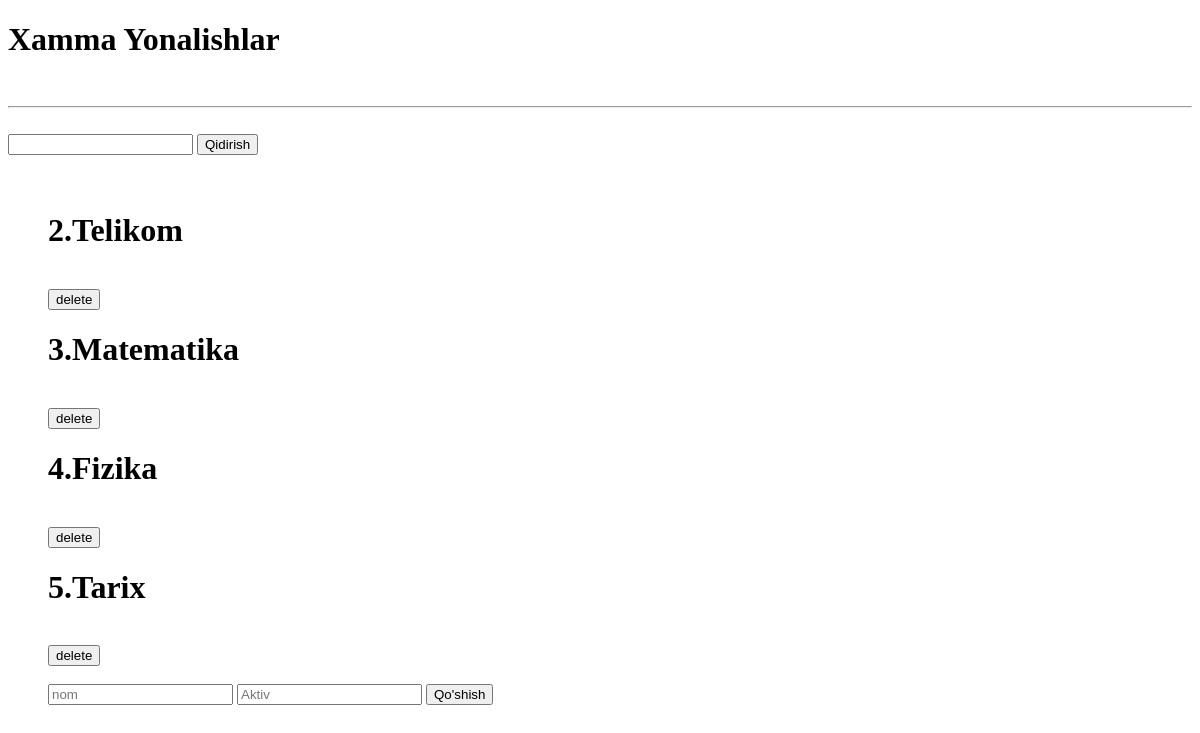
The app's page /yonalish/, older data.
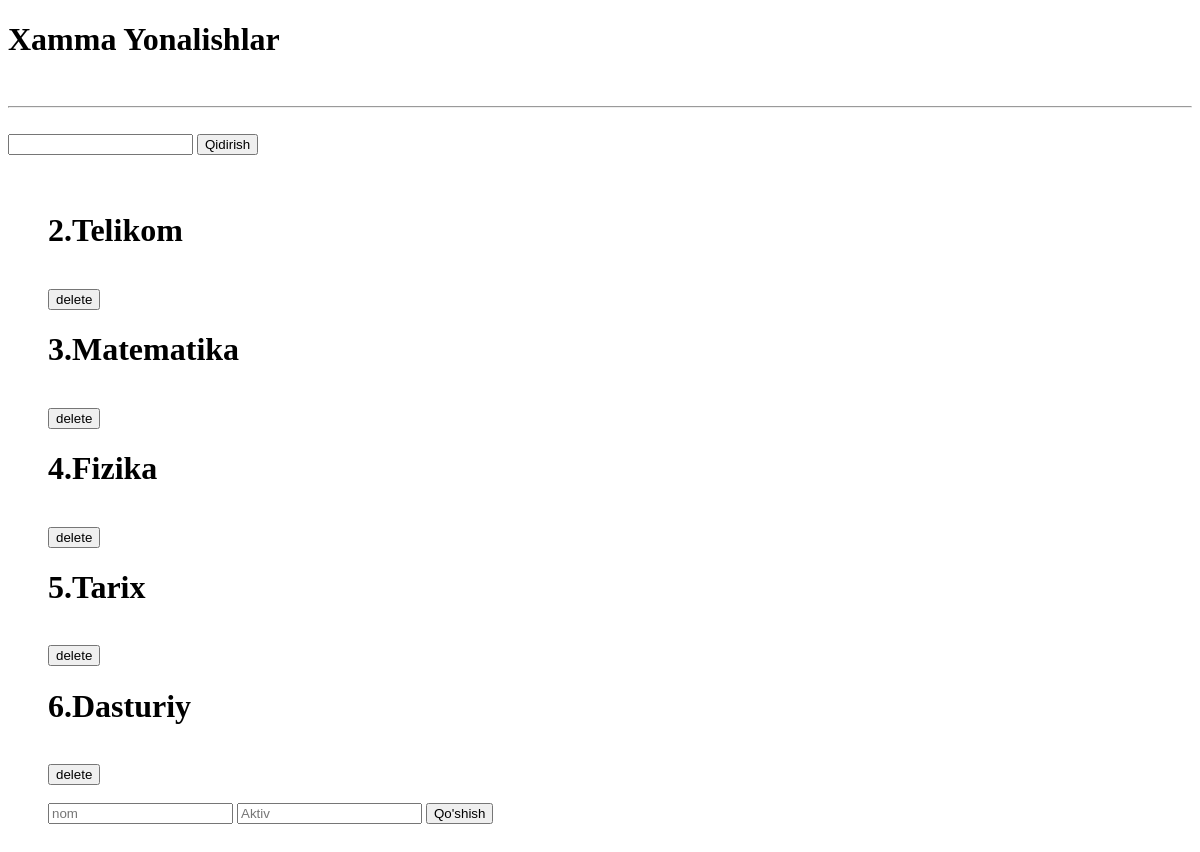
The same page, newer data.
### asosiy/models.py (models this page shows, shortened)
class Yonalish(models.Model):
    nom = models.CharField(max_length=100)
    aktiv = models.BooleanField(default=True)

### asosiy/views.py (the view)
# urls.py: path('yonalish/', yonalishlar),
def yonalishlar(request):
    if request.method=='POST':
        Yonalish.objects.create(
            nom=request.POST.get('nom'),
            aktiv=request.POST.get('aktiv'),
        )
        return redirect("/yonalish/")
    soz=request.GET.get('qidiruv')
    if soz=='' or soz is None:
       content={
           "yonalish":Yonalish.objects.all()
        }
    else:
        content={
            "yonalish":Yonalish.objects.filter(ism__contains=soz)
        }
    return render(request,"yonalish.html",content)

### templates/yonalish.html (shortened to what this page needs)
<!DOCTYPE html>
<html>
  <head>
  </head>
  <body>
    <h1>Xamma Yonalishlar</h1>
     <br>
    <hr>
    <br>
    <form method="get">
      <input type="text" name="qidiruv">
      <button>Qidirish</button>
    </form>
    <br>
    <br>
    <ul>
      {% for k in yonalish%}
      <h1>{{k.id}}.{{k.nom}}</h1>
      <br>
      <a href="/bitta_ochir/{{i.id}}/"><button>delete</button></a>
  {% endfor%}
         <br>
         <br>
             <form method="post">{% csrf_token %}
        <input type="text" name="nom" placeholder="nom">
        <input type="text" name="aktiv" placeholder="Aktiv">
        <button type="submit">Qo'shish</button>
    </form>
    <br>
    <br>
   </ul>
  </body>
</html>

Row changes from the older to the newer data that the page shows:
added Yonalish: id "6", nom "Dasturiy"
